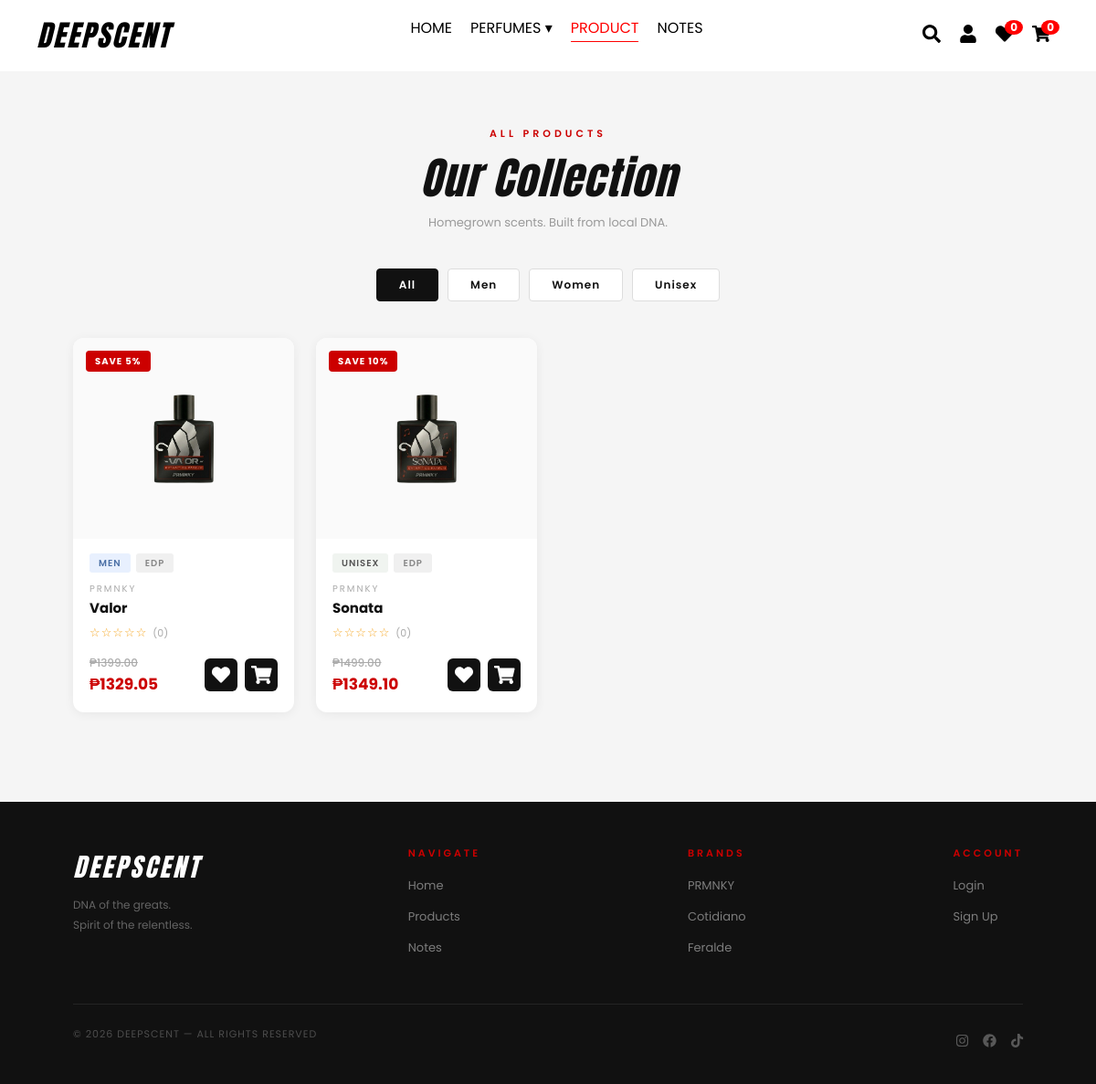
/product, run on the app's committed database.
### website/models.py (models this page shows)
class Product(db.Model):
    id = db.Column(db.Integer, primary_key=True)
    name = db.Column(db.String(100), nullable=False)
    description = db.Column(db.Text, nullable=False)
    price = db.Column(db.Float, nullable=False)
    stock_50ml = db.Column(db.Integer, default=0)
    stock_100ml = db.Column(db.Integer, default=0)
    price_100ml = db.Column(db.Float, nullable=True)
    discount = db.Column(db.Integer, default=0)  # percentage e.g. 10 = 10%
    image = db.Column(db.String(100), nullable=False)
    brand = db.Column(db.String(50), nullable=False)
    gender = db.Column(db.String(20), default='UNISEX')

class Brand(db.Model):
    id = db.Column(db.Integer, primary_key=True)
    name = db.Column(db.String(100), unique=True, nullable=False)
    logo = db.Column(db.String(150), nullable=True)

### website/views.py (the view)
@views.route('/product')
def product():
    products = Product.query.all()
    favorited_ids = [f.product_id for f in current_user.favorites] if current_user.is_authenticated else []
    ratings = {}
    for p in products:
        reviews = Review.query.filter_by(product_id=p.id).all()
        ratings[p.id] = {'avg': round(sum(r.rating for r in reviews) / len(reviews), 1) if reviews else 0, 'count': len(reviews)}
    return render_template('product.html', products=products, favorited_ids=favorited_ids, ratings=ratings)

### website/templates/product.html (shortened to what this page needs)
{% extends "base.html" %}
{% block content %}
<section class="products-page">
    <div class="products-header">
        <p class="section-label">ALL PRODUCTS</p>
        <h1 class="products-title">Our Collection</h1>
        <p class="products-subtitle">Homegrown scents. Built from local DNA.</p>
    </div>
    <div class="products-filters">
        <button class="filter-btn active" onclick="filterProducts('all', this)">All</button>
        <button class="filter-btn" onclick="filterProducts('MEN', this)">Men</button>
        <button class="filter-btn" onclick="filterProducts('WOMEN', this)">Women</button>
        <button class="filter-btn" onclick="filterProducts('UNISEX', this)">Unisex</button>
    </div>
    <div class="products-grid">
        {% for product in products %}
        <div class="product-card" data-gender="{{ product.gender if product.gender else 'UNISEX' }}">
            <div class="product-img-wrap">
                {% if product.discount %}
                <div class="product-badge-sale">SAVE {{ product.discount }}%</div>
                {% endif %}
                <a href="{{ url_for('views.product_detail', product_id=product.id) }}">
                <img src="{{ url_for('static', filename='uploads/' ~ product.image) }}" alt="{{ product.name }}">
                </a>
            </div>
            <div class="product-info">
                <div class="product-tags">
                    <span class="tag tag-gender" data-gender="{{ product.gender if product.gender else 'UNISEX' }}">{{ product.gender if product.gender else 'UNISEX' }}</span>
                    <span class="tag tag-type">EDP</span>
                </div>
                <p class="product-brand">{{ product.brand }}</p>
                <a href="{{ url_for('views.product_detail', product_id=product.id) }}" style="text-decoration:none;">
                <h3 class="product-name">{{ product.name }}</h3>
                </a>
                <div class="product-rating">
                    {% set r = (ratings[product.id].avg|int) if ratings and product.id in ratings else 0 %}
                    {% set c = ratings[product.id].count if ratings and product.id in ratings else 0 %}
                    <span class="stars">{% for i in range(1,6) %}{% if i <= r %}★{% else %}☆{% endif %}{% endfor %}</span>
                    <span class="review-count">({{ c }})</span>
                </div>
                <div class="product-footer">
                    <div class="product-price-wrap">
                        {% if product.discount %}
                        <span class="product-price-old">₱{{ "%.2f"|format(product.price) }}</span>
                        <span class="product-price">₱{{ "%.2f"|format(product.price * (1 - product.discount / 100)) }}</span>
                        {% else %}
                        <span class="product-price">₱{{ "%.2f"|format(product.price) }}</span>
                        {% endif %}
                    </div>
                    <div class="product-actions">
                        <button class="product-action-btn heart-btn {% if current_user.is_authenticated and product.id in favorited_ids %}favorited{% endif %}"
                            data-id="{{ product.id }}"
                            data-auth="{% if current_user.is_authenticated %}yes{% else %}no{% endif %}"
                            onclick="toggleFavorite(this)" title="Favorites">
                            <i class="fas fa-heart"></i>
                        </button>
                        <button class="product-action-btn cart-btn" title="Add to Cart"
                            onclick="openCartModal('{{ product.id }}', '{{ product.name }}', {{ product.price * (1 - product.discount / 100) if product.discount else product.price }}, '{% if current_user.is_authenticated %}yes{% else %}no{% endif %}', '{{ url_for('static', filename='uploads/' ~ product.image) }}', '{{ product.brand }}', '{{ product.gender if product.gender else 'UNISEX' }}', {{ (product.price_100ml * (1 - product.discount / 100)) if product.price_100ml and product.discount else (product.price_100ml if product.price_100ml else product.price) }})">
                            <i class="fas fa-shopping-cart"></i>
                        </button>
                    </div>
                </div>
            </div>
        </div>
        {% else %}
        <div class="no-products">No products available yet.</div>
        {% endfor %}
    </div>
</section>
{% endblock %}

### website/templates/base.html (shortened to what this page needs)
<!DOCTYPE html>
<html lang="en">
<head>
    <link rel="stylesheet" href="{{ url_for('static', filename='css/all.min.css') }}">
    <link rel="stylesheet" href="{{ url_for('static', filename='css/bootstrap.min.css') }}">
    <link rel="stylesheet" href="{{ url_for('static', filename='css/all.min.css') }}">
    <link rel="stylesheet" href="{{ url_for('static', filename='css/style.css') }}">
</head>
<body>
    <nav class="navbar">
        <div class="logo">DEEPSCENT</div>
        <ul class="nav-links">
            <li><a href="{{ url_for('views.home') }}" class="{% if request.endpoint == 'views.home' %}active{% endif %}">HOME</a></li>
            <li class="dropdown">
                <a href="#" class="dropdown-toggle" id="perfumes-link">PERFUMES <span class="arrow">&#9662;</span></a>
            </li>
            <li><a href="{{ url_for('views.product') }}" class="{% if request.endpoint == 'views.product' %}active{% endif %}">PRODUCT</a></li>
            <li><a href="{{ url_for('views.featured') }}" class="{% if request.endpoint == 'views.featured' %}active{% endif %}">NOTES</a></li>
        </ul>
        <div class="icons">
            <a href="#" onclick="toggleSearch(event)"><i class="fas fa-search"></i></a>
            {% if current_user.is_authenticated %}
                <a href="javascript:void(0);" onclick="openProfile()"><i class="fa fa-user"></i></a>
                {% if current_user.is_admin %}
                <a href="{{ url_for('admin.dashboard') }}" title="Admin"><i class="fas fa-shield-alt"></i></a>
                {% endif %}
            {% else %}
                <a href="{{ url_for('auth.login') }}"><i class="fa fa-user"></i></a>
            {% endif %}
            <a href="{% if current_user.is_authenticated %}{{ url_for('views.favorites') }}{% else %}{{ url_for('auth.login') }}{% endif %}"><i class="fas fa-heart"></i><span class="badge fav-badge">{{ current_user.favorites | length if current_user.is_authenticated else 0 }}</span></a>
            <a href="{% if current_user.is_authenticated %}{{ url_for('views.cart') }}{% else %}{{ url_for('views.cart_login_required') }}{% endif %}"><i class="fas fa-shopping-cart"></i><span class="badge cart-badge">{{ current_user.cart_items | sum(attribute='quantity') if current_user.is_authenticated else 0 }}</span></a>
        </div>
    </nav>
    <main>
        {% block content %}{% endblock %}
    </main>
    <footer>
        <div class="footer-inner">
            <div class="footer-brand">
                <div class="footer-logo">DEEPSCENT</div>
                <p>DNA of the greats.<br>Spirit of the relentless.</p>
            </div>
            <div class="footer-links">
                <h4>NAVIGATE</h4>
                <ul>
                    <li><a href="{{ url_for('views.home') }}">Home</a></li>
                    <li><a href="{{ url_for('views.product') }}">Products</a></li>
                    <li><a href="{{ url_for('views.featured') }}">Notes</a></li>
                </ul>
            </div>
            <div class="footer-links">
                <h4>BRANDS</h4>
                <ul>
                    {% for brand in g.brands %}
                    <li><a href="{{ url_for('views.perfumes', brand=brand.name) }}">{{ brand.name }}</a></li>
                    {% endfor %}
                </ul>
            </div>
            <div class="footer-links">
                <h4>ACCOUNT</h4>
                <ul>
                    {% if current_user.is_authenticated %}
                    <li><a href="javascript:void(0);" onclick="openProfile()">My Profile</a></li>
                    <li><a href="{{ url_for('auth.logout') }}">Logout</a></li>
                    {% else %}
                    <li><a href="{{ url_for('auth.login') }}">Login</a></li>
                    <li><a href="{{ url_for('auth.signup') }}">Sign Up</a></li>
                    {% endif %}
                </ul>
            </div>
        </div>
        <div class="footer-bottom">
            <p>&copy; 2026 DEEPSCENT — ALL RIGHTS RESERVED</p>
            <div class="footer-socials">
                <a href="#"><i class="fab fa-instagram"></i></a>
                <a href="#"><i class="fab fa-facebook"></i></a>
                <a href="#"><i class="fab fa-tiktok"></i></a>
            </div>
        </div>
    </footer>
</body>
</html>

### website/static/css/style.css (style rules this page uses)
body { margin: 0; font-family: 'Poppins', sans-serif; background: #f5f5f5; }
.navbar { display: flex; justify-content: space-between; align-items: center; padding: 15px 40px; background: white; color: white; }
.nav-links { font-size: 15px; list-style: none; display: flex; gap: 20px; }
.nav-links a { position: relative; font-family: 'Poppins', sans-serif; font-size: 16px; color: black; text-decoration: none; transition: color 0.3s ease; }
.nav-links a.active { color: red; }
.nav-links a.active::after { content: ""; position: absolute; bottom: -4px; left: 0; width: 100%; height: 1px; background: red; }
.nav-links a::after { content: ""; position: absolute; bottom: -4px; left: 50%; width: 0; height: 1px; background: red; transition: width 0.3s ease, left 0.3s ease; }
.nav-links .dropdown > a { border: none !important; text-decoration: none !important; color: black; position: relative; }
.nav-links .dropdown > a::after { content: none !important; }
.icons { display: flex; align-items: center; }
.icons a { color: black; margin: 0 10px; position: relative; display: inline-block; transition: color 0.3s ease, transform 0.3s ease; }
.fa-search { font-size: 20px; }
.fa-user { font-size: 20px; }
.fa-heart { font-size: 20px; }
.fa-shopping-cart { font-size: 20px; }
.icons a i, .icons a svg { font-size: 20px !important; width: 20px !important; height: 20px !important; }
.icons .badge { position: absolute; top: -5px; right: -10px; background: red; color: white; font-size: 12px; border-radius: 50%; padding: 2px 6px; }
.badge { position: absolute; top: -8px; right: -8px; background: red; color: white; font-size: 12px; padding: 2px 6px; border-radius: 50%; }
.logo { font-family: 'Anton', sans-serif; font-size: 32px; color: black; letter-spacing: 2px; font-style: italic; }
.dropdown { position: relative; }
.arrow { transition: transform 0.3s ease; }
footer { background: #111; color: #fff; padding: 50px 80px 30px; margin-top: 0; }
.footer-inner { display: flex; justify-content: space-between; align-items: flex-start; margin-bottom: 40px; gap: 40px; }
.footer-brand .footer-logo { font-family: 'Anton', sans-serif; font-style: italic; font-size: 28px; color: #fff; letter-spacing: 3px; margin-bottom: 10px; }
.footer-brand p { font-size: 12px; color: rgba(255,255,255,0.35); line-height: 1.8; max-width: 220px; }
.footer-links h4 { font-size: 11px; letter-spacing: 3px; color: #cc0000; margin-bottom: 16px; font-weight: 600; }
.footer-links ul { list-style: none; padding: 0; margin: 0; }
.footer-links ul li { margin-bottom: 10px; }
.footer-links ul li a { font-size: 13px; color: rgba(255,255,255,0.45); text-decoration: none; transition: color 0.2s ease; }
.footer-bottom { border-top: 1px solid rgba(255,255,255,0.08); padding-top: 24px; display: flex; justify-content: space-between; align-items: center; }
.footer-bottom p { font-size: 11px; color: rgba(255,255,255,0.25); letter-spacing: 1px; }
.footer-socials { display: flex; gap: 16px; }
.footer-socials a { color: rgba(255,255,255,0.3); font-size: 15px; transition: color 0.2s ease; text-decoration: none; }
.tag-gender { background: #e8f0fe; color: #4a6fa5; }
.tag-gender[data-gender="UNISEX"] { background: #f0f4f0; color: #555; }

### website/templates/base.html (style rules this page uses)
.heart-btn { transition: background 0.3s ease, color 0.3s ease; }

### data on the page
Product: discount "5", image (picture), gender "MEN", brand "PRMNKY", name "Valor", c "0", price "1399.00", product.price*(1-product.discount/100) "1329.05"
Product: discount "10", image (picture), gender "UNISEX", brand "PRMNKY", name "Sonata", c "0", price "1499.00", product.price*(1-product.discount/100) "1349.10"
Brand: name "PRMNKY"
Brand: name "Cotidiano"
Brand: name "Feralde"
